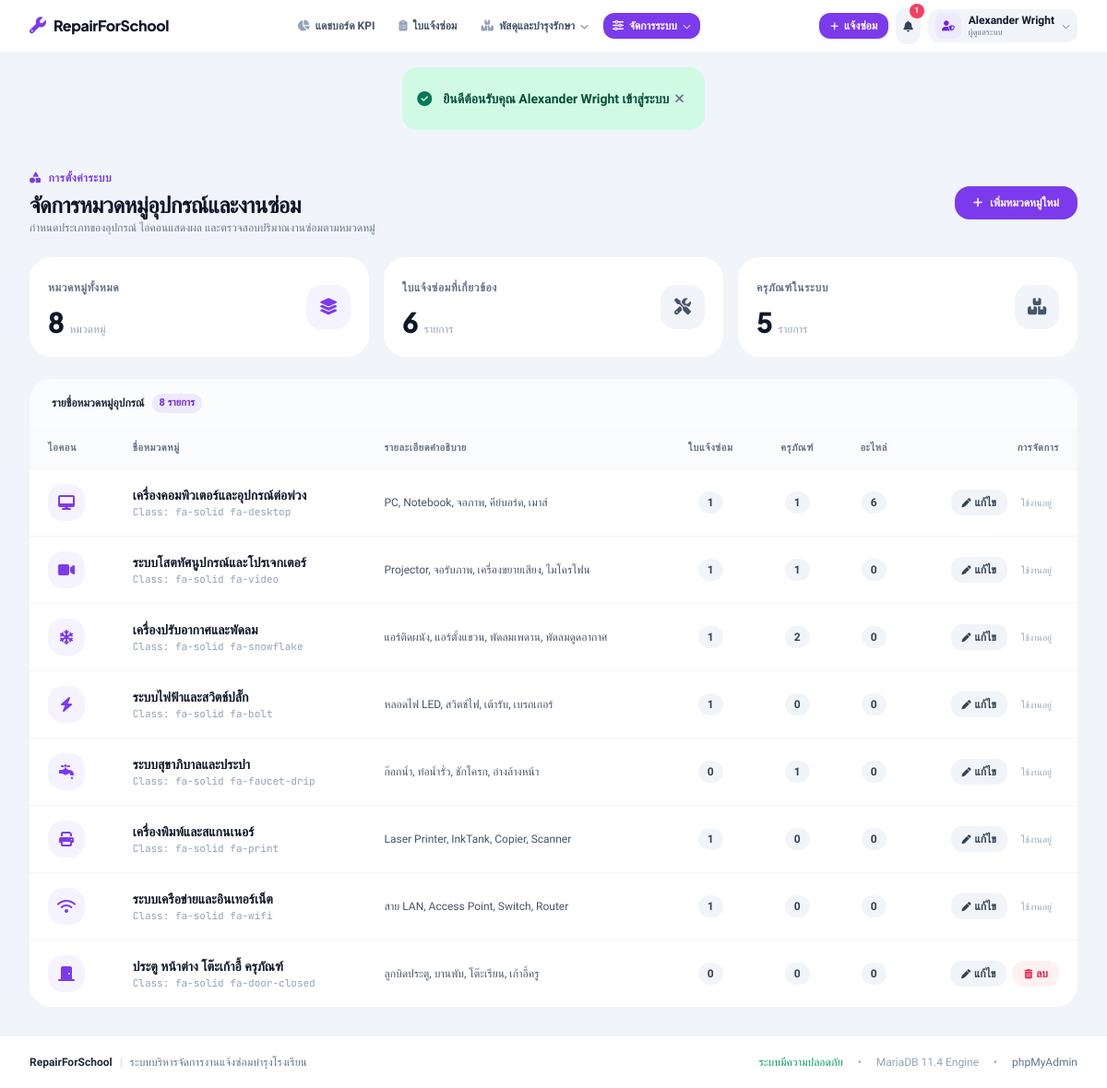
Screenshot of /index.php?page=equipment-types (signed in) with the database file from the repository.
### tables this page shows
CREATE TABLE `users` (
  `id`            INT UNSIGNED NOT NULL AUTO_INCREMENT,
  `username`      VARCHAR(50)  NOT NULL UNIQUE,
  `email`         VARCHAR(100) NOT NULL UNIQUE,
  `password_hash` VARCHAR(255) NOT NULL,
  `full_name`     VARCHAR(100) NOT NULL,
  `role`          ENUM('admin', 'teacher', 'technician') NOT NULL DEFAULT 'teacher',
  `department`    VARCHAR(100) DEFAULT NULL COMMENT 'กลุ่มสาระฯ / ฝ่ายงาน',
  `phone`         VARCHAR(20)  DEFAULT NULL,
  `is_active`     TINYINT(1)   NOT NULL DEFAULT 1,
  `created_at`    TIMESTAMP    NOT NULL DEFAULT CURRENT_TIMESTAMP,
  `updated_at`    TIMESTAMP    NOT NULL DEFAULT CURRENT_TIMESTAMP ON UPDATE CURRENT_TIMESTAMP,
  PRIMARY KEY (`id`),
  INDEX `idx_role` (`role`),
  INDEX `idx_is_active` (`is_active`)
);

CREATE TABLE `equipment_types` (
  `id`          INT UNSIGNED NOT NULL AUTO_INCREMENT,
  `name`        VARCHAR(100) NOT NULL UNIQUE,
  `icon`        VARCHAR(50)  NOT NULL DEFAULT 'fa-solid fa-wrench',
  `description` VARCHAR(255) DEFAULT NULL,
  `created_at`  TIMESTAMP    NOT NULL DEFAULT CURRENT_TIMESTAMP,
  PRIMARY KEY (`id`)
);

### pages/admin/equipment_types.php (the view, shortened to what the rows shown need)
<?php
require_once __DIR__ . '/../layout/header.php';
?>
<div class="max-w-7xl mx-auto px-4 sm:px-6 lg:px-8 py-8 space-y-6">
  <div class="flex flex-col md:flex-row md:items-center md:justify-between gap-4">
    <div>
      <h1 class="text-2xl font-black text-slate-900 tracking-tight font-display">จัดการหมวดหมู่อุปกรณ์และงานซ่อม</h1>
    </div>
  </div>
  <div class="bg-white rounded-3xl overflow-hidden">
    <div class="overflow-x-auto">
      <table class="min-w-full divide-y divide-slate-100">
        <thead class="bg-slate-50/80 text-[11px] font-bold text-slate-500 uppercase tracking-wider text-left">
          <tr>
            <th class="px-5 py-3.5">ไอคอน</th>
            <th class="px-5 py-3.5">ชื่อหมวดหมู่</th>
            <th class="px-5 py-3.5">รายละเอียดคำอธิบาย</th>
            <th class="px-5 py-3.5 text-center">ใบแจ้งซ่อม</th>
            <th class="px-5 py-3.5 text-center">ครุภัณฑ์</th>
            <th class="px-5 py-3.5 text-center">อะไหล่</th>
            <th class="px-5 py-3.5 text-right">การจัดการ</th>
          </tr>
        </thead>
        <tbody class="divide-y divide-slate-100 text-xs">
          <?php foreach ($types as $t): ?>
            <?php
              $isDeletable = ((int)$t['ticket_count'] === 0 && (int)$t['asset_count'] === 0);
            ?>
            <tr class="hover:bg-slate-50/70 transition-colors">
              <td class="px-5 py-4 whitespace-nowrap">
                <div class="w-10 h-10 rounded-2xl bg-violet-50 text-violet-600 flex items-center justify-center text-base">
                  <i class="<?= htmlspecialchars($t['icon']) ?>" aria-hidden="true"></i>
                </div>
              </td>
              <td class="px-5 py-4 whitespace-nowrap">
                <strong class="text-slate-900 block font-bold text-sm"><?= htmlspecialchars($t['name']) ?></strong>
                <span class="text-[11px] font-mono text-slate-400">Class: <?= htmlspecialchars($t['icon']) ?></span>
              </td>
              <td class="px-5 py-4 text-slate-600 max-w-xs">
                <?= htmlspecialchars($t['description'] ?? '-') ?>
              </td>
              <td class="px-5 py-4 whitespace-nowrap text-center">
                <span class="inline-flex items-center px-2.5 py-1 rounded-xl bg-slate-100 text-slate-700 font-bold tabular-nums">
                  <?= number_format((int)$t['ticket_count']) ?>
                </span>
              </td>
              <td class="px-5 py-4 whitespace-nowrap text-center">
                <span class="inline-flex items-center px-2.5 py-1 rounded-xl bg-slate-100 text-slate-700 font-bold tabular-nums">
                  <?= number_format((int)$t['asset_count']) ?>
                </span>
              </td>
              <td class="px-5 py-4 whitespace-nowrap text-center">
                <span class="inline-flex items-center px-2.5 py-1 rounded-xl bg-slate-100 text-slate-700 font-bold tabular-nums">
                  <?= number_format((int)$t['part_count']) ?>
                </span>
              </td>
              <td class="px-5 py-4 whitespace-nowrap text-right space-x-1">
                <button
                  type="button"
                  onclick="editType(<?= htmlspecialchars(json_encode($t, JSON_HEX_TAG | JSON_HEX_APOS | JSON_HEX_QUOT | JSON_HEX_AMP)) ?>)"
                  class="px-3 py-1.5 rounded-xl bg-slate-100 hover:bg-slate-200 text-slate-700 font-bold text-xs transition-colors"
                >
                  <i class="fa-solid fa-pen text-[10px] mr-1" aria-hidden="true"></i>แก้ไข
                </button>
                <?php if ($isDeletable): ?>
                  <form action="index.php?page=equipment-types-delete" method="POST" class="inline" onsubmit="return confirm('ยืนยันการลบหมวดหมู่อุปกรณ์ \'<?= htmlspecialchars(addslashes($t['name'])) ?>\' ?');">
                    <button type="submit" class="px-3 py-1.5 rounded-xl bg-rose-50 hover:bg-rose-100 text-rose-600 font-bold text-xs transition-colors">
                      <i class="fa-solid fa-trash-can text-[10px] mr-1" aria-hidden="true"></i>ลบ
                    </button>
                  </form>
                <?php else: ?>
                  <span class="px-2 py-1 text-[10px] text-slate-400 font-medium" title="ไม่สามารถลบได้เนื่องจากมีข้อมูลใบแจ้งซ่อมหรือครุภัณฑ์ใช้งานอยู่">
                    ใช้งานอยู่
                  </span>
                <?php endif; ?>
              </td>
            </tr>
          <?php endforeach; ?>
        </tbody>
      </table>
    </div>
  </div>
</div>
<?php require_once __DIR__ . '/../layout/footer.php'; ?>

### pages/layout/header.php (shortened to what the rows shown need)
<?php
$currentUser = Auth::user();
$currentRole = Auth::role();
$unreadNotifCount = 0;
if (Auth::check()) {
    $unreadNotifCount = Notification::countUnreadByUser((int)Auth::id());
}
?>
<!doctype html>
<html lang="th" class="h-full">
<head>
  <script src="https://cdn.tailwindcss.com"></script>
  <link rel="stylesheet" href="https://cdnjs.cloudflare.com/ajax/libs/font-awesome/6.5.2/css/all.min.css" />
  <link href="assets/css/app.css" rel="stylesheet">
</head>
<body class="bg-slate-100 text-slate-800 antialiased flex flex-col min-h-[100dvh]">
<header class="sticky top-0 z-40 w-full bg-white text-slate-800 transition-all border-b border-slate-100/80">
  <div class="max-w-[1440px] mx-auto px-4 sm:px-6 lg:px-8">
    <div class="flex items-center justify-between h-14 gap-2">
      <div class="flex items-center gap-2">
        <?php if (Auth::check()): ?>
          <?php if (!Auth::isTeacher()): ?>
            <a href="index.php?page=tickets-create" class="hidden sm:inline-flex items-center gap-1.5 px-3 py-1.5 rounded-xl bg-violet-600 hover:bg-violet-700 text-white text-xs font-bold transition-all active:scale-95 shadow-none">
              <i class="fa-solid fa-plus text-[10px]" aria-hidden="true"></i>
              <span>แจ้งซ่อม</span>
            </a>
          <?php endif; ?>
          <div class="relative" id="notificationMenuWrapper">
            <button
              type="button"
              id="notificationMenuButton"
              onclick="toggleNotificationDropdown()"
              aria-haspopup="true"
              aria-expanded="false"
              aria-label="การแจ้งเตือน"
              class="relative p-2 rounded-xl bg-slate-100 hover:bg-slate-200 text-slate-700 hover:text-slate-900 transition-all focus:outline-none"
            >
              <i class="fa-solid fa-bell text-xs" aria-hidden="true"></i>
              <?php if ($unreadNotifCount > 0): ?>
                <span class="absolute -top-1 -right-1 min-w-[16px] h-[16px] px-1 rounded-full bg-rose-500 text-white text-[9px] font-black flex items-center justify-center tabular-nums">
                  <?= $unreadNotifCount > 9 ? '9+' : $unreadNotifCount ?>
                </span>
              <?php endif; ?>
            </button>
          </div>
          <div class="relative" id="userMenuWrapper">
            <button
              type="button"
              id="userMenuButton"
              onclick="toggleUserDropdown()"
              aria-haspopup="true"
              aria-expanded="false"
              aria-label="เมนูบัญชีผู้ใช้งาน"
              class="flex items-center gap-2 py-1 px-2 rounded-xl bg-slate-100 hover:bg-slate-200 text-left transition-all focus:outline-none"
            >
              <div class="w-7 h-7 rounded-lg bg-violet-100 text-violet-700 flex items-center justify-center text-[11px] font-bold flex-shrink-0">
                <i class="fa-solid <?= match ($currentRole) {
                  'admin' => 'fa-user-shield',
                  'technician' => 'fa-user-gear',
                  'teacher' => 'fa-user-tie',
                  default => 'fa-user'
                } ?>" aria-hidden="true"></i>
              </div>
              <div class="hidden sm:block">
                <div class="text-xs font-bold text-slate-900 leading-tight max-w-[110px] xl:max-w-[140px] truncate"><?= htmlspecialchars($currentUser->full_name ?? '') ?></div>
                <div class="text-[9px] text-slate-500 font-medium leading-tight">
                  <?= match ($currentRole) {
                    'admin' => 'ผู้ดูแลระบบ',
                    'technician' => 'ช่างเทคนิค',
                    'teacher' => 'ครูและบุคลากร',
                    default => 'ผู้ใช้งาน'
                  } ?>
                </div>
              </div>
              <i class="fa-solid fa-chevron-down text-[9px] text-slate-400" aria-hidden="true"></i>
            </button>
          </div>
        <?php endif; ?>
      </div>
    </div>
  </div>
</header>
<main id="main-content" class="flex-grow">

### rows the page displays
users: full_name "Alexander Wright"
equipment_types: name "เครื่องคอมพิวเตอร์และอุปกรณ์ต่อพ่วง", icon "fa-solid fa-desktop", description "PC, Notebook, จอภาพ, คีย์บอร์ด, เมาส์", ticket_count "1", asset_count "1", part_count "6", shows "ใช้งานอยู่"
equipment_types: name "ระบบโสตทัศนูปกรณ์และโปรเจกเตอร์", icon "fa-solid fa-video", description "Projector, จอรับภาพ, เครื่องขยายเสียง, ไมโครโฟน", ticket_count "1", asset_count "1", part_count "0", shows "ใช้งานอยู่"
equipment_types: name "เครื่องปรับอากาศและพัดลม", icon "fa-solid fa-snowflake", description "แอร์ติดผนัง, แอร์ตั้งแขวน, พัดลมเพดาน, พัดลมดูดอากาศ", ticket_count "1", asset_count "2", part_count "0", shows "ใช้งานอยู่"
equipment_types: name "ระบบไฟฟ้าและสวิตช์ปลั๊ก", icon "fa-solid fa-bolt", description "หลอดไฟ LED, สวิตช์ไฟ, เต้ารับ, เบรกเกอร์", ticket_count "1", asset_count "0", part_count "0", shows "ใช้งานอยู่"
equipment_types: name "ระบบสุขาภิบาลและประปา", icon "fa-solid fa-faucet-drip", description "ก๊อกน้ำ, ท่อน้ำรั่ว, ชักโครก, อ่างล้างหน้า", ticket_count "0", asset_count "1", part_count "0", shows "ใช้งานอยู่"
equipment_types: name "เครื่องพิมพ์และสแกนเนอร์", icon "fa-solid fa-print", description "Laser Printer, InkTank, Copier, Scanner", ticket_count "1", asset_count "0", part_count "0", shows "ใช้งานอยู่"
equipment_types: name "ระบบเครือข่ายและอินเทอร์เน็ต", icon "fa-solid fa-wifi", description "สาย LAN, Access Point, Switch, Router", ticket_count "1", asset_count "0", part_count "0", shows "ใช้งานอยู่"
equipment_types: name "ประตู หน้าต่าง โต๊ะเก้าอี้ ครุภัณฑ์", icon "fa-solid fa-door-closed", description "ลูกบิดประตู, บานพับ, โต๊ะเรียน, เก้าอี้ครู", ticket_count "0", asset_count "0", part_count "0"

### other values shown
$unreadNotifCount "1"
$msg "ยินดีต้อนรับคุณ Alexander Wright เข้าสู่ระบบ"
count($types) "8"
$totalTickets "6"
$totalAssets "5"
